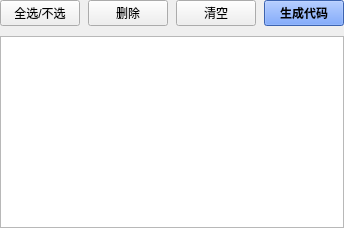
             <widget class="QWidget" name="page_CNC_Sequence">
              <layout class="QVBoxLayout" name="verticalLayout_sequencePage">
               <property name="spacing">
                <number>10</number>
               </property>
               <property name="leftMargin">
                <number>0</number>
               </property>
               <property name="topMargin">
                <number>0</number>
               </property>
               <property name="rightMargin">
                <number>0</number>
               </property>
               <property name="bottomMargin">
                <number>0</number>
               </property>
               <item>
                <layout class="QHBoxLayout" name="hLayout_SeqControl">
                 <property name="spacing">
                  <number>8</number>
                 </property>
                 <item>
                  <widget class="QPushButton" name="btn_CNC_SeqSelectAll">
                   <property name="text">
                    <string>全选/不选</string>
                   </property>
                  </widget>
                 </item>
                 <item>
                  <widget class="QPushButton" name="btn_CNC_SeqDelete">
                   <property name="text">
                    <string>删除</string>
                   </property>
                  </widget>
                 </item>
                 <item>
                  <widget class="QPushButton" name="btn_CNC_SeqClear">
                   <property name="text">
                    <string>清空</string>
                   </property>
                  </widget>
                 </item>
                 <item>
                  <widget class="QPushButton" name="btn_CNC_GenerateCode">
                   <property name="styleSheet">
                    <string notr="true">background-color: #548AF7; font-weight: bold;</string>
                   </property>
                   <property name="text">
                    <string>生成代码</string>
                   </property>
                  </widget>
                 </item>
                </layout>
               </item>
               <item>
                <widget class="QTableView" name="table_CNC_Sequence">
                 <property name="minimumSize">
                  <size>
                   <width>0</width>
                   <height>120</height>
                  </size>
                 </property>
                </widget>
               </item>
              </layout>
             </widget>
